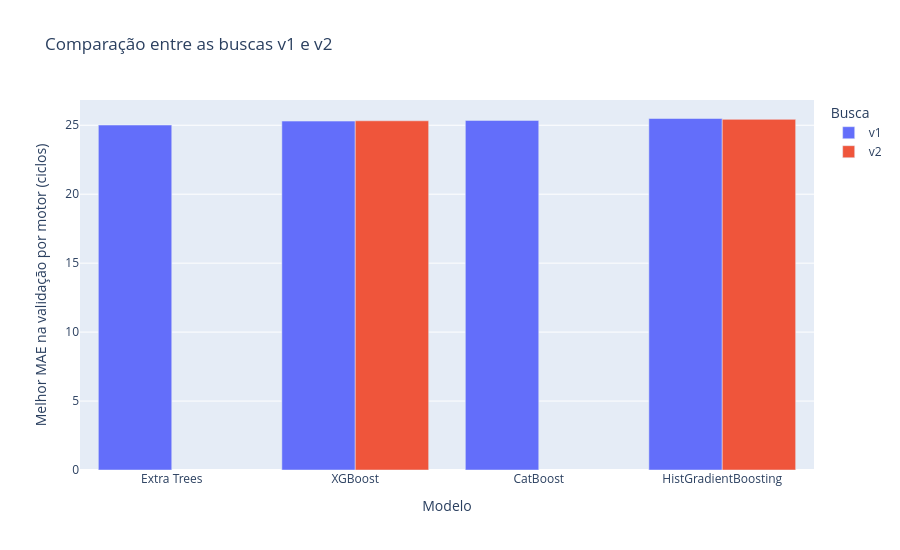

Notebook source saved alongside this figure:
### Markdown cell above
## 3. Comparação visual

A figura apresenta os melhores erros encontrados nas duas versões. Ela não substitui a confirmação final em um conjunto de teste mantido à parte; serve para mostrar se a ampliação direcionada mudou a posição dos candidatos.

### Code cell
fig = px.bar(
    comparison,
    x='modelo',
    y='mae_cv_motor',
    color='versao_busca',
    barmode='group',
    labels={
        'modelo': 'Modelo',
        'mae_cv_motor': 'Melhor MAE na validação por motor (ciclos)',
        'versao_busca': 'Busca',
    },
    title=lang({'title': 'Comparação entre as buscas v1 e v2'})['title'],
    height=550,
)
fig.show()

### Figure 1 — Plotly figure (JSON) as saved in the notebook; plotly's stock layout.template omitted (floating-point values rounded to 4 significant figures)
{"data": [{"alignmentgroup": "True", "hovertemplate": "Busca=v1<br>Modelo=%{x}<br>Melhor MAE na validação por motor (ciclos)=%{y}<extra></extra>", "legendgroup": "v1", "marker": {"color": "#636efa", "pattern": {"shape": ""}}, "name": "v1", "offsetgroup": "v1", "orientation": "v", "showlegend": true, "textposition": "auto", "type": "bar", "x": ["Extra Trees", "XGBoost", "CatBoost", "HistGradientBoosting"], "xaxis": "x", "y": [25.01, 25.3, 25.35, 25.49], "yaxis": "y"}, {"alignmentgroup": "True", "hovertemplate": "Busca=v2<br>Modelo=%{x}<br>Melhor MAE na validação por motor (ciclos)=%{y}<extra></extra>", "legendgroup": "v2", "marker": {"color": "#EF553B", "pattern": {"shape": ""}}, "name": "v2", "offsetgroup": "v2", "orientation": "v", "showlegend": true, "textposition": "auto", "type": "bar", "x": ["XGBoost", "HistGradientBoosting"], "xaxis": "x", "y": [25.32, 25.43], "yaxis": "y"}], "layout": {"barmode": "group", "height": 550, "legend": {"title": {"text": "Busca"}, "tracegroupgap": 0}, "title": {"text": "Comparação entre as buscas v1 e v2"}, "xaxis": {"anchor": "y", "domain": [0, 1], "title": {"text": "Modelo"}}, "yaxis": {"anchor": "x", "domain": [0, 1], "title": {"text": "Melhor MAE na validação por motor (ciclos)"}}}}
